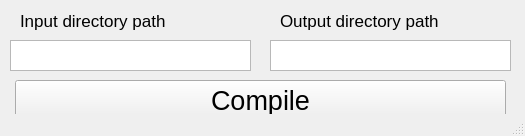
<?xml version="1.0" encoding="UTF-8"?>
<ui version="4.0">
 <class>InputView</class>
 <widget class="QMainWindow" name="InputView">
  <property name="geometry">
   <rect>
    <x>0</x>
    <y>0</y>
    <width>525</width>
    <height>136</height>
   </rect>
  </property>
  <property name="windowTitle">
   <string>InputView</string>
  </property>
  <widget class="QWidget" name="centralwidget">
   <widget class="QTextEdit" name="textEdit">
    <property name="geometry">
     <rect>
      <x>10</x>
      <y>40</y>
      <width>241</width>
      <height>31</height>
     </rect>
    </property>
    <property name="font">
     <font>
      <pointsize>10</pointsize>
     </font>
    </property>
   </widget>
   <widget class="QLabel" name="label">
    <property name="geometry">
     <rect>
      <x>20</x>
      <y>10</y>
      <width>231</width>
      <height>21</height>
     </rect>
    </property>
    <property name="font">
     <font>
      <pointsize>13</pointsize>
     </font>
    </property>
    <property name="text">
     <string>Input directory path</string>
    </property>
   </widget>
   <widget class="QTextEdit" name="textEdit_2">
    <property name="geometry">
     <rect>
      <x>270</x>
      <y>40</y>
      <width>241</width>
      <height>31</height>
     </rect>
    </property>
    <property name="font">
     <font>
      <pointsize>10</pointsize>
     </font>
    </property>
   </widget>
   <widget class="QLabel" name="label_2">
    <property name="geometry">
     <rect>
      <x>280</x>
      <y>10</y>
      <width>231</width>
      <height>21</height>
     </rect>
    </property>
    <property name="font">
     <font>
      <pointsize>13</pointsize>
     </font>
    </property>
    <property name="text">
     <string>Output directory path</string>
    </property>
   </widget>
   <widget class="QPushButton" name="pushButton">
    <property name="geometry">
     <rect>
      <x>15</x>
      <y>80</y>
      <width>491</width>
      <height>41</height>
     </rect>
    </property>
    <property name="font">
     <font>
      <pointsize>20</pointsize>
     </font>
    </property>
    <property name="text">
     <string>Compile</string>
    </property>
   </widget>
  </widget>
  <widget class="QStatusBar" name="statusbar"/>
 </widget>
 <resources/>
 <connections/>
</ui>
